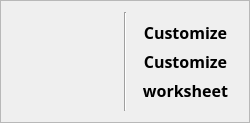
          <widget class="QFrame" name="frame">
           <property name="minimumSize">
            <size>
             <width>250</width>
             <height>0</height>
            </size>
           </property>
           <property name="maximumSize">
            <size>
             <width>250</width>
             <height>16777215</height>
            </size>
           </property>
           <property name="frameShape">
            <enum>QFrame::Shape::StyledPanel</enum>
           </property>
           <property name="frameShadow">
            <enum>QFrame::Shadow::Raised</enum>
           </property>
           <layout class="QHBoxLayout" name="horizontalLayout_4">
            <item>
             <widget class="QFrame" name="frame_2">
              <property name="styleSheet">
               <string notr="true">QFrame { 
	border: none;
}</string>
              </property>
              <property name="frameShape">
               <enum>QFrame::Shape::StyledPanel</enum>
              </property>
              <property name="frameShadow">
               <enum>QFrame::Shadow::Raised</enum>
              </property>
             </widget>
            </item>
            <item>
             <widget class="Line" name="line">
              <property name="orientation">
               <enum>Qt::Orientation::Vertical</enum>
              </property>
             </widget>
            </item>
            <item>
             <widget class="QFrame" name="frame_3">
              <property name="styleSheet">
               <string notr="true">QFrame { 
	border: none;
}</string>
              </property>
              <property name="frameShape">
               <enum>QFrame::Shape::StyledPanel</enum>
              </property>
              <property name="frameShadow">
               <enum>QFrame::Shadow::Raised</enum>
              </property>
              <layout class="QVBoxLayout" name="verticalLayout_2">
               <item>
                <widget class="QPushButton" name="custom_button_2">
                 <property name="minimumSize">
                  <size>
                   <width>0</width>
                   <height>0</height>
                  </size>
                 </property>
                 <property name="maximumSize">
                  <size>
                   <width>16777215</width>
                   <height>16777215</height>
                  </size>
                 </property>
                 <property name="font">
                  <font>
                   <family>ProFontWindows Nerd Font Propo</family>
                   <pointsize>12</pointsize>
                   <bold>true</bold>
                  </font>
                 </property>
                 <property name="styleSheet">
                  <string notr="true">QPushButton {
    border: none;
}
QPushButton:pressed {
    background-color: rgba(0, 0, 0, 0.5);
}
</string>
                 </property>
                 <property name="text">
                  <string>Customize</string>
                 </property>
                </widget>
               </item>
               <item>
                <widget class="QPushButton" name="custom_button">
                 <property name="minimumSize">
                  <size>
                   <width>0</width>
                   <height>0</height>
                  </size>
                 </property>
                 <property name="maximumSize">
                  <size>
                   <width>16777215</width>
                   <height>16777215</height>
                  </size>
                 </property>
                 <property name="font">
                  <font>
                   <family>ProFontWindows Nerd Font Propo</family>
                   <pointsize>12</pointsize>
                   <bold>true</bold>
                  </font>
                 </property>
                 <property name="cursor">
                  <cursorShape>PointingHandCursor</cursorShape>
                 </property>
                 <property name="styleSheet">
                  <string notr="true">QPushButton {
    border: none;
}
QPushButton:pressed {
    background-color: rgba(0, 0, 0, 0.5);
}
</string>
                 </property>
                 <property name="text">
                  <string>Customize</string>
                 </property>
                 <property name="icon">
                  <iconset>
                   <normaloff>assets/pen.png</normaloff>assets/pen.png</iconset>
                 </property>
                 <property name="iconSize">
                  <size>
                   <width>32</width>
                   <height>32</height>
                  </size>
                 </property>
                </widget>
               </item>
               <item>
                <widget class="QPushButton" name="custom_button_3">
                 <property name="minimumSize">
                  <size>
                   <width>0</width>
                   <height>0</height>
                  </size>
                 </property>
                 <property name="maximumSize">
                  <size>
                   <width>16777215</width>
                   <height>16777215</height>
                  </size>
                 </property>
                 <property name="font">
                  <font>
                   <family>ProFontWindows Nerd Font Propo</family>
                   <pointsize>12</pointsize>
                   <bold>true</bold>
                   <stylestrategy>PreferDefault</stylestrategy>
                  </font>
                 </property>
                 <property name="cursor">
                  <cursorShape>PointingHandCursor</cursorShape>
                 </property>
                 <property name="styleSheet">
                  <string notr="true">QPushButton {
    border: none;
}
QPushButton:pressed {
    background-color: rgba(0, 0, 0, 0.5);
}
</string>
                 </property>
                 <property name="text">
                  <string>worksheet</string>
                 </property>
                 <property name="icon">
                  <iconset>
                   <normaloff>assets/formula.png</normaloff>assets/formula.png</iconset>
                 </property>
                 <property name="iconSize">
                  <size>
                   <width>32</width>
                   <height>32</height>
                  </size>
                 </property>
                </widget>
               </item>
              </layout>
             </widget>
            </item>
           </layout>
          </widget>
